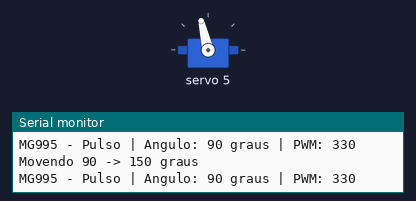
Simulated run of this sketch. Board: Arduino Uno, built with avr-gcc and run on an emulated ATmega328P. Parts: servo, the last lines printed to the serial monitor.

Above: at 3.05 s.
At 9.4 s:
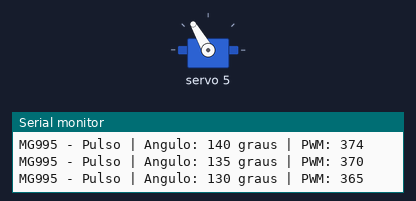
Timing chart, 0 to 15.8 s (numbered marks = the images above):
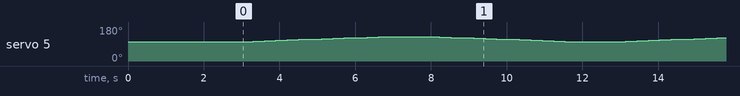

The sketch:

teste_isolado_servo.ino
```cpp
#include <Wire.h>
#include <Adafruit_PWMServoDriver.h>

Adafruit_PWMServoDriver pca9685(0x40);

const int SERVO_PULSO = 5;

const int SERVOMIN = 250;
const int SERVOMAX = 410;


void moverPulso(int angulo) {

  int pulse = map(angulo, 0, 180, SERVOMIN, SERVOMAX);

  pca9685.setPWM(SERVO_PULSO, 0, pulse);

  Serial.print("MG995 - Pulso | Angulo: ");
  Serial.print(angulo);
  Serial.print(" graus | PWM: ");
  Serial.println(pulse);
}

void setup() {

  Serial.begin(115200);

  pca9685.begin();
  pca9685.setPWMFreq(50);

  delay(1000);

  moverPulso(90);

  delay(2000);
}

void loop() {

  Serial.println("Movendo 90 -> 150 graus");

  for (int angulo = 90; angulo <= 150; angulo += 5) {
    moverPulso(angulo);
    delay(300);
  }

  delay(1000);

  Serial.println("Movendo 150 -> 90 graus");

  for (int angulo = 150; angulo >= 90; angulo -= 5) {
    moverPulso(angulo);
    delay(300);
  }

  delay(1000);
}
```
